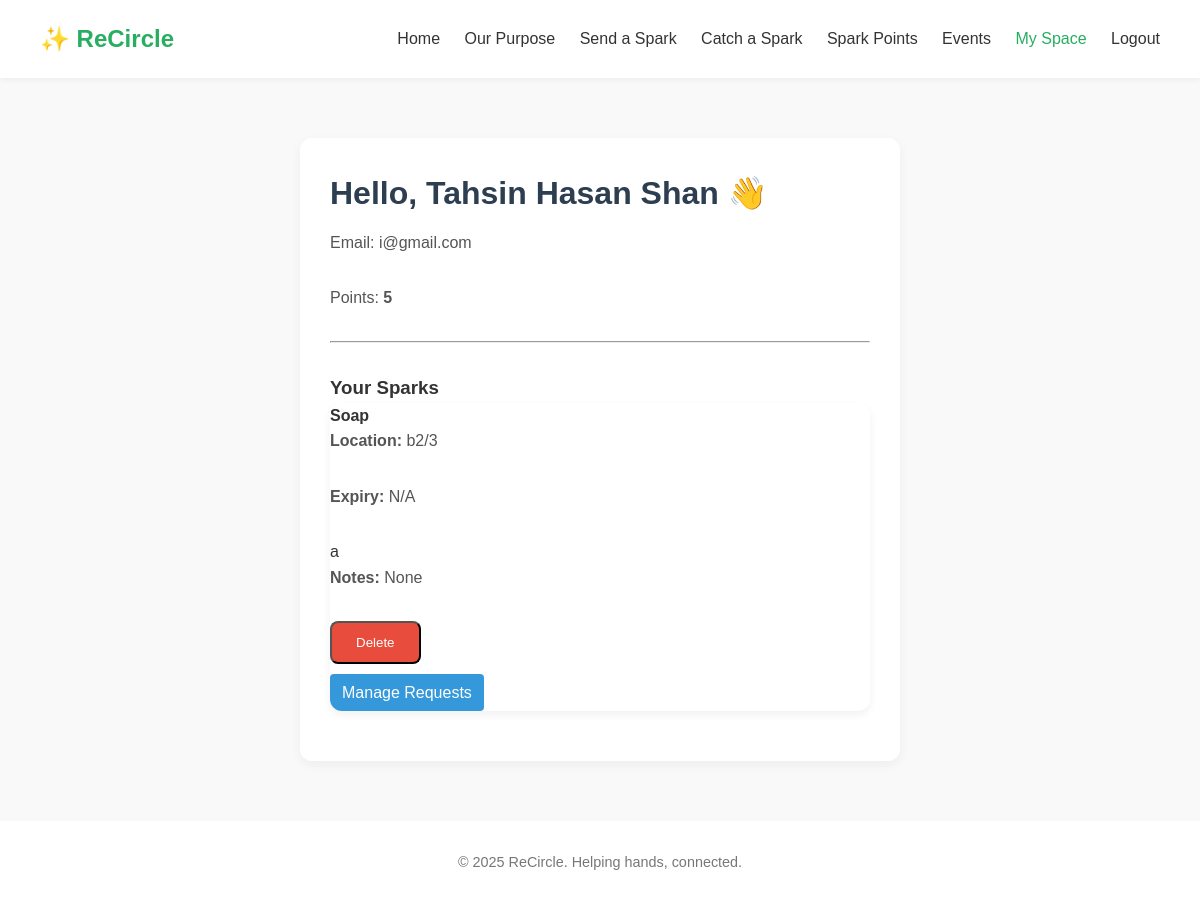
The page /profile (signed in) on the database as committed earlier.
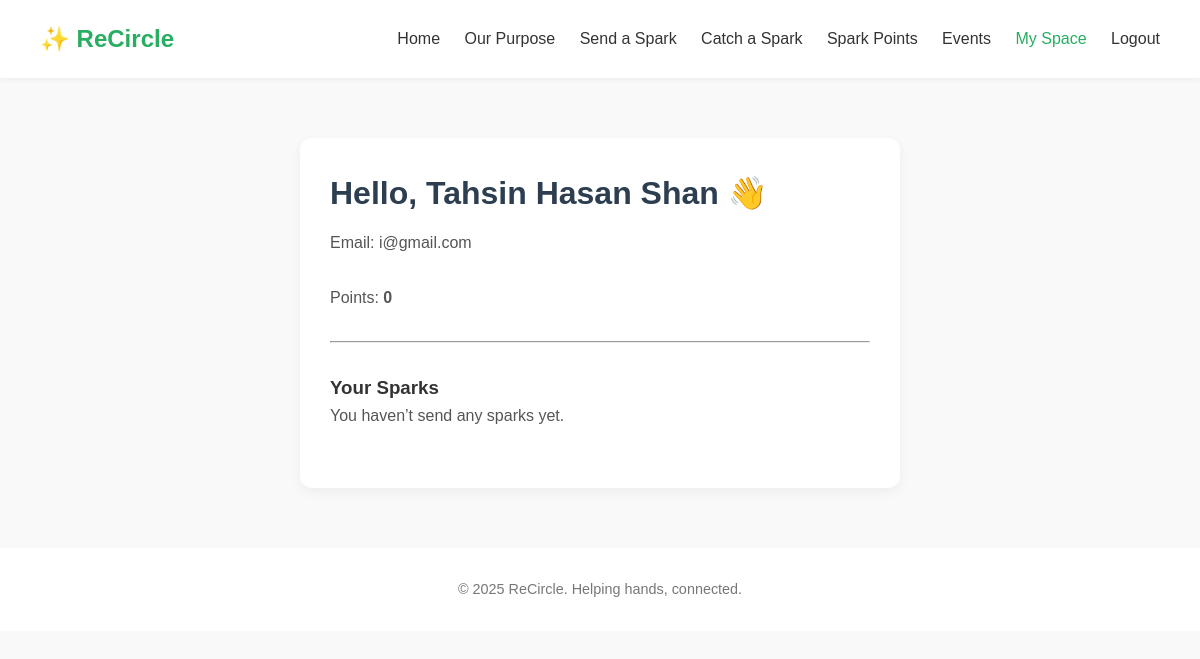
The same page on the database as committed later.
### tables this page shows
CREATE TABLE users (
            id INTEGER PRIMARY KEY AUTOINCREMENT,
            name TEXT NOT NULL,
            email TEXT UNIQUE NOT NULL,
            password TEXT NOT NULL,
            points INTEGER DEFAULT 0
        );

CREATE TABLE items (
            id INTEGER PRIMARY KEY AUTOINCREMENT,
            user_id INTEGER,
            name TEXT,
            location TEXT,
            item TEXT,
            expiry TEXT,
            notes TEXT,
            image_filename TEXT,
            FOREIGN KEY (user_id) REFERENCES users(id)
        );

### app.py (the view)
@app.route('/profile')
def profile():
    user_id = session.get('user_id')
    if not user_id:
        return redirect('/login')
    conn = sqlite3.connect('database.db')
    c = conn.cursor()
    c.execute('''
        SELECT item_id FROM applications
        WHERE receiver_id = ? AND status = 'accepted'
        ORDER BY id DESC LIMIT 1
    ''', (user_id,))
    accepted = c.fetchone()
    accepted_item_id = None
    if accepted:
        accepted_item_id = accepted[0]
    c.execute('SELECT name, email, points FROM users WHERE id = ?', (user_id,))
    user = c.fetchone()
    c.execute('SELECT id, item, location, expiry, notes FROM items WHERE user_id = ?', (user_id,))
    posts = c.fetchall()
    conn.close()
    return render_template('profile.html', user=user, posts=posts, accepted_item_id=accepted_item_id)

### templates/profile.html (shortened to what this page needs)
<!DOCTYPE html>
<html lang="en">
<head>
  <link rel="stylesheet" href="{{ url_for('static', filename='css/style.css') }}">
</head>
<body>
   <header class="navbar">
    <div class="logo">✨ ReCircle</div>
    <nav class="nav-links" id="navLinks">
      <a href="/" class="{% if request.path == '/' %}active{% endif %}">Home</a>
      <a href="/about" class="{% if request.path == '/about' %}active{% endif %}">Our Purpose</a>
      <a href="/give" class="{% if request.path == '/give' %}active{% endif %}">Send a Spark</a>
      <a href="/receive" class="{% if request.path == '/receive' %}active{% endif %}">Catch a Spark</a>
      <a href="/points" class="{% if request.path == '/points' %}active{% endif %}">Spark Points</a>
      <a href="/events" class="{% if request.path == '/events' %}active{% endif %}">Events</a>
      {% if session.get('user_id') %}
        <a href="/profile" class="{% if request.path == '/profile' %}active{% endif %}">My Space</a>
        <a href="/logout">Logout</a>
      {% else %}
        <a href="/login" class="{% if request.path == '/login' %}active{% endif %}">Login</a>
      {% endif %}
    </nav>
  </header>
  <section class="form-section">
    <h2>Hello, {{ user[0] }} 👋</h2>
    <p>Email: {{ user[1] }}</p>
    <p>Points: <strong>{{ user[2] }}</strong></p>
    <hr style="margin: 30px 0;">
    <h3>Your Sparks</h3>
    {% if posts %}
      {% for post in posts %}
        <div class="item-card" style="margin-bottom: 20px;">
          <h4>{{ post[1] }}</h4>
          <p><strong>Location:</strong> {{ post[2] }}</p>
          <p><strong>Expiry:</strong> {{ post[3] or 'N/A' }}</p>a
          <p><strong>Notes:</strong> {{ post[4] or 'None' }}</p>
          <form action="/delete/{{ post[0] }}" method="post" style="margin-top: 10px;">
            <button type="submit" class="btn" style="background-color: #e74c3c;">Delete</button>
          </form>
          <a href="/manage_requests/{{ post[0] }}" class="btn" style="display: inline-block; margin-top: 10px; background-color: #3498db; color: white; padding: 6px 12px; text-decoration: none; border-radius: 4px;">
            Manage Requests
          </a>
        </div>
      {% endfor %}
    {% else %}
      <p>You haven’t send any sparks yet.</p>
    {% endif %}
  </section>
  <footer>
    <p>&copy; 2025 ReCircle. Helping hands, connected.</p>
  </footer>
</body>
</html>

### static/css/style.css (style rules this page uses)
* { margin: 0; padding: 0; box-sizing: border-box; }
body { font-family: 'Poppins', sans-serif; background-color: #f9f9f9; color: #333; line-height: 1.6; }
.navbar { display: flex; justify-content: space-between; align-items: center; padding: 20px 40px; background-color: #ffffff; box-shadow: 0 2px 6px rgba(0, 0, 0, 0.05); position: sticky; top: 0; z-index: 1000; }
.nav-links a.active { color: #27ae60; }
.logo { font-weight: 600; font-size: 1.5rem; color: #27ae60; }
.nav-links a { margin-left: 20px; text-decoration: none; color: #333; font-weight: 500; transition: color 0.2s; }
footer { text-align: center; padding: 30px; background: #ffffff; font-size: 0.9rem; color: #777; }
.form-section { max-width: 600px; margin: 60px auto; padding: 30px; background-color: white; border-radius: 12px; box-shadow: 0 4px 12px rgba(0, 0, 0, 0.05); }
.form-section h2 { font-size: 2rem; margin-bottom: 10px; color: #2c3e50; }
.form-section p { margin-bottom: 30px; color: #555; }

Rows that differ between the two databases and show on the page:
removed items: item "Soap", location "b2/3", expiry "N/A", notes "None"
changed users "Tahsin Hasan Shan": points "5" → "0"
Other text that changed with them:
text now shown: "You haven’t send any sparks yet."
